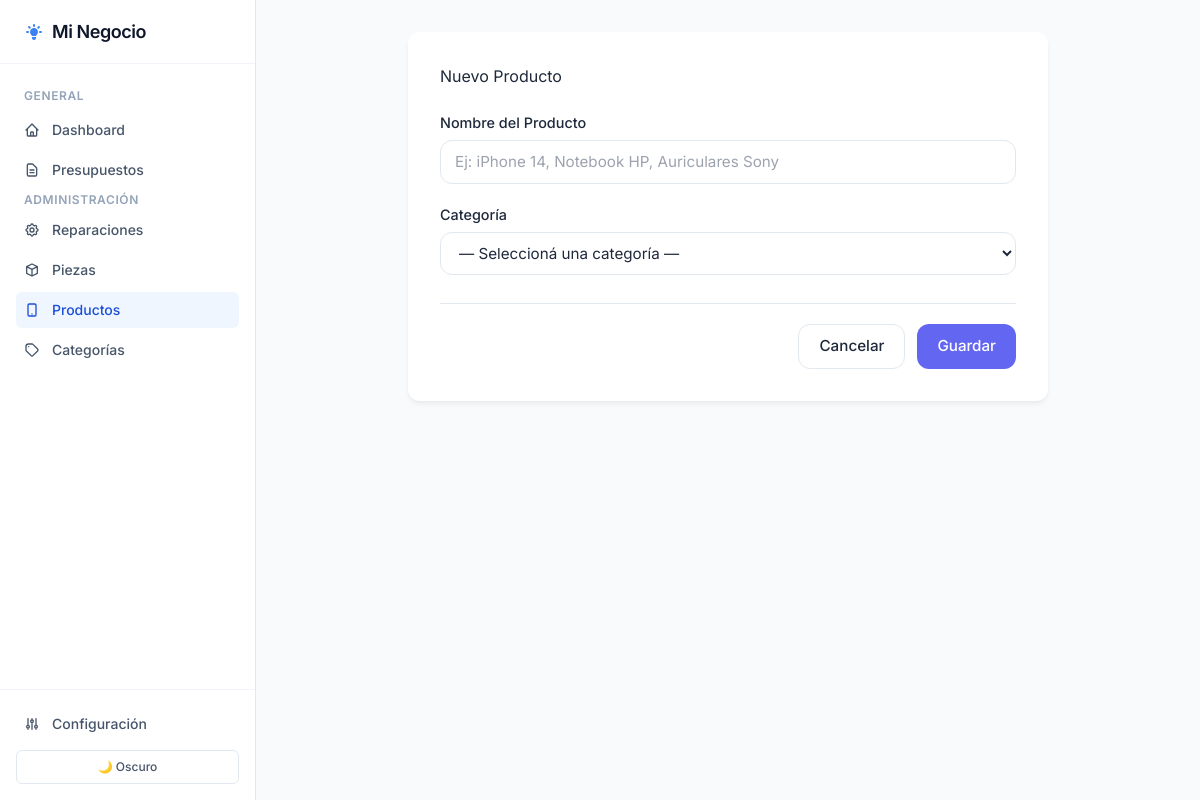
/productos/nuevo, run on the app's committed database.
### tables this page shows
CREATE TABLE configuracion (
                clave TEXT PRIMARY KEY,
                valor TEXT NOT NULL,
                descripcion TEXT
            );

### app.py (the view)
@app.route("/productos/nuevo")
def vista_producto_nuevo():
    conn = None
    try:
        conn = get_connection()
        cur = conn.cursor()
        cur.execute("SELECT id, nombre FROM categoria WHERE activo = 1 ORDER BY nombre")
        categorias = [dict(r) for r in cur.fetchall()]
        return render_template("productos/form.html", producto=None, categorias=categorias)
    finally:
        if conn:
            conn.close()

### app.py (called while the page is built)
def get_connection():
    conn = sqlite3.connect(DB_PATH)
    conn.row_factory = sqlite3.Row          # permite acceder columnas por nombre
    conn.execute("PRAGMA foreign_keys = ON")
    return conn

### templates/productos/form.html (shortened to what this page needs)
{% extends 'base.html' %}
{% set seccion = 'productos' %}
{% block content %}
<div class="form-container">
    <h2>{{ 'Editar Producto' if producto else 'Nuevo Producto' }}</h2>
    <form action="{{ '/productos/' + producto.id|string + '/actualizar' if producto else '/productos/crear' }}"
          method="POST" class="styled-form">
        <div class="form-group">
            <label for="nombre">Nombre del Producto</label>
            <input type="text" id="nombre" name="nombre"
                   value="{{ producto.nombre if producto else '' }}"
                   placeholder="Ej: iPhone 14, Notebook HP, Auriculares Sony"
                   required>
        </div>
        <div class="form-group">
            <label for="categoria_id">Categoría</label>
            <select id="categoria_id" name="categoria_id" required>
                <option value="">— Seleccioná una categoría —</option>
            </select>
        </div>
        <div class="form-actions">
            <a href="/productos" class="btn btn-outline">Cancelar</a>
            <button type="submit" class="btn btn-primary">
                {{ 'Actualizar' if producto else 'Guardar' }}
            </button>
        </div>
    </form>
</div>
{% endblock %}

### templates/base.html (shortened to what this page needs)
<!DOCTYPE html>
<html lang="es" data-theme="light">
<head>
    <script src="https://cdn.tailwindcss.com"></script>
    <link rel="stylesheet" href="{{ url_for('static', filename='style.css') }}">
</head>
<body class="bg-slate-50 text-slate-800 antialiased flex h-screen overflow-hidden font-sans selection:bg-blue-100 selection:text-blue-900 transition-colors duration-300 dark:bg-slate-900 dark:text-slate-100">
    <aside class="w-64 bg-white dark:bg-slate-950 border-r border-slate-200 dark:border-slate-800 flex flex-col flex-shrink-0 transition-colors duration-300">
        <div class="h-16 flex items-center px-6 border-b border-slate-100 dark:border-slate-800">
            <a href="/" class="flex items-center gap-2 text-slate-900 dark:text-white text-lg font-semibold tracking-tight hover:opacity-80 transition-opacity">
                {{ config_alias.negocio | default('Mi Negocio') }}
            </a>
        </div>
        <nav class="flex-1 px-4 py-6 overflow-y-auto space-y-1">
            <p class="px-2 text-xs font-semibold text-slate-400 dark:text-slate-500 uppercase tracking-wider mb-2">General</p>
            <a href="/" class="flex items-center gap-3 px-2 py-2 text-sm font-medium rounded-md transition-colors {% if seccion == 'dashboard' %}bg-blue-50 text-blue-700 dark:bg-blue-900/30 dark:text-blue-400{% else %}text-slate-600 hover:bg-slate-100 dark:text-slate-400 dark:hover:bg-slate-800 dark:hover:text-slate-200{% endif %}">
                <svg class="w-4 h-4" fill="none" stroke="currentColor" viewBox="0 0 24 24"><path stroke-linecap="round" stroke-linejoin="round" stroke-width="2" d="M3 12l2-2m0 0l7-7 7 7M5 10v10a1 1 0 001 1h3m10-11l2 2m-2-2v10a1 1 0 01-1 1h-3m-6 0a1 1 0 001-1v-4a1 1 0 011-1h2a1 1 0 011 1v4a1 1 0 001 1m-6 0h6"></path></svg>
                Dashboard
            </a>
            <a href="/presupuestos" class="flex items-center gap-3 px-2 py-2 text-sm font-medium rounded-md transition-colors {% if seccion == 'presupuestos' %}bg-blue-50 text-blue-700 dark:bg-blue-900/30 dark:text-blue-400{% else %}text-slate-600 hover:bg-slate-100 dark:text-slate-400 dark:hover:bg-slate-800 dark:hover:text-slate-200{% endif %}">
                <svg class="w-4 h-4" fill="none" stroke="currentColor" viewBox="0 0 24 24"><path stroke-linecap="round" stroke-linejoin="round" stroke-width="2" d="M9 12h6m-6 4h6m2 5H7a2 2 0 01-2-2V5a2 2 0 012-2h5.586a1 1 0 01.707.293l5.414 5.414a1 1 0 01.293.707V19a2 2 0 01-2 2z"></path></svg>
                Presupuestos
            </a>
            <p class="px-2 text-xs font-semibold text-slate-400 dark:text-slate-500 uppercase tracking-wider mt-6 mb-2">Administración</p>
            <a href="/tipos-reparacion" class="flex items-center gap-3 px-2 py-2 text-sm font-medium rounded-md transition-colors {% if seccion == 'reparaciones' %}bg-blue-50 text-blue-700 dark:bg-blue-900/30 dark:text-blue-400{% else %}text-slate-600 hover:bg-slate-100 dark:text-slate-400 dark:hover:bg-slate-800 dark:hover:text-slate-200{% endif %}">
                {{ config_alias.servicios | default('Servicios') }}
            </a>
            <a href="/piezas" class="flex items-center gap-3 px-2 py-2 text-sm font-medium rounded-md transition-colors {% if seccion == 'piezas' %}bg-blue-50 text-blue-700 dark:bg-blue-900/30 dark:text-blue-400{% else %}text-slate-600 hover:bg-slate-100 dark:text-slate-400 dark:hover:bg-slate-800 dark:hover:text-slate-200{% endif %}">
                <svg class="w-4 h-4" fill="none" stroke="currentColor" viewBox="0 0 24 24"><path stroke-linecap="round" stroke-linejoin="round" stroke-width="2" d="M20 7l-8-4-8 4m16 0l-8 4m8-4v10l-8 4m0-10L4 7m8 4v10M4 7v10l8 4"></path></svg>
                {{ config_alias.insumos | default('Insumos') }}
            </a>
            <a href="/productos" class="flex items-center gap-3 px-2 py-2 text-sm font-medium rounded-md transition-colors {% if seccion == 'productos' %}bg-blue-50 text-blue-700 dark:bg-blue-900/30 dark:text-blue-400{% else %}text-slate-600 hover:bg-slate-100 dark:text-slate-400 dark:hover:bg-slate-800 dark:hover:text-slate-200{% endif %}">
                <svg class="w-4 h-4" fill="none" stroke="currentColor" viewBox="0 0 24 24"><path stroke-linecap="round" stroke-linejoin="round" stroke-width="2" d="M12 18h.01M8 21h8a2 2 0 002-2V5a2 2 0 00-2-2H8a2 2 0 00-2 2v14a2 2 0 002 2z"></path></svg>
                {{ config_alias.proyectos | default('Proyectos') }}
            </a>
            <a href="/categorias" class="flex items-center gap-3 px-2 py-2 text-sm font-medium rounded-md transition-colors {% if seccion == 'categorias' %}bg-blue-50 text-blue-700 dark:bg-blue-900/30 dark:text-blue-400{% else %}text-slate-600 hover:bg-slate-100 dark:text-slate-400 dark:hover:bg-slate-800 dark:hover:text-slate-200{% endif %}">
                <svg class="w-4 h-4" fill="none" stroke="currentColor" viewBox="0 0 24 24"><path stroke-linecap="round" stroke-linejoin="round" stroke-width="2" d="M7 7h.01M7 3h5c.512 0 1.024.195 1.414.586l7 7a2 2 0 010 2.828l-7 7a2 2 0 01-2.828 0l-7-7A1.994 1.994 0 013 12V7a4 4 0 014-4z"></path></svg>
                Categorías
            </a>
        </nav>
        <div class="p-4 border-t border-slate-100 dark:border-slate-800">
            <a href="/configuracion" class="flex items-center gap-3 px-2 py-2 text-sm font-medium rounded-md text-slate-600 hover:bg-slate-100 dark:text-slate-400 dark:hover:bg-slate-800 dark:hover:text-slate-200 transition-colors">
                <svg class="w-4 h-4" fill="none" stroke="currentColor" viewBox="0 0 24 24"><path stroke-linecap="round" stroke-linejoin="round" stroke-width="2" d="M12 6V4m0 2a2 2 0 100 4m0-4a2 2 0 110 4m-6 8a2 2 0 100-4m0 4a2 2 0 110-4m0 4v2m0-6V4m6 6v10m6-2a2 2 0 100-4m0 4a2 2 0 110-4m0 4v2m0-6V4"></path></svg>
                Configuración
            </a>
            <button id="theme-toggle" class="mt-2 w-full flex justify-center items-center gap-2 px-2 py-2 text-xs font-medium rounded-md border border-slate-200 dark:border-slate-700 text-slate-600 dark:text-slate-400 hover:bg-slate-50 dark:hover:bg-slate-800 transition-colors">
                <span class="icon-dark inline dark:hidden">🌙 Oscuro</span>
            </button>
        </div>
    </aside>
    <main class="flex-1 flex flex-col overflow-y-auto">
        <div class="p-8 max-w-6xl mx-auto w-full">
            {% block content %}{% endblock %}
        </div>
    </main>
</body>
</html>

### static/style.css (style rules this page uses)
:root { --bg-color: #f4f7f6; --surface-color: #ffffff; --text-primary: #1e293b; --text-secondary: #64748b; --primary-color: #6366f1; --primary-hover: #4f46e5; --danger-color: #ef4444; --danger-hover: #dc2626; --success-color: #10b981; --warning-color: #f59e0b; --border-color: #e2e8f0; --sidebar-bg: #0f172a; --sidebar-text: #cbd5e1; --sidebar-hover: #1e293b; --sidebar-active: #38bdf8; --radius: 12px; --shadow: 0 4px 6px -1px rgba(0,0,0,.05), 0 2px 4px -1px rgba(0,0,0,.03); --shadow-lg: 0 10px 25px -3px rgba(0,0,0,.1), 0 4px 8px -2px rgba(0,0,0,.05); }
* { box-sizing: border-box; margin: 0; padding: 0; }
body { font-family: 'Inter', sans-serif; background-color: var(--bg-color); color: var(--text-primary); line-height: 1.6; transition: background-color 0.3s ease, color 0.3s ease; }
h1, h2, h3 { color: var(--text-primary); margin-bottom: 1rem; }
.btn { display: inline-flex; align-items: center; gap: 6px; padding: 10px 20px; border-radius: var(--radius); font-weight: 500; text-decoration: none; cursor: pointer; transition: all 0.2s; border: none; font-size: 0.95rem; font-family: inherit; }
.btn-primary { background-color: var(--primary-color); color: white; }
.btn-outline { background: transparent; border: 1px solid var(--border-color); color: var(--text-primary); }
.form-container { background: var(--surface-color); padding: 32px; border-radius: var(--radius); box-shadow: var(--shadow); max-width: 640px; margin: 0 auto; }
.form-container h2 { margin-bottom: 24px; }
.styled-form .form-group { margin-bottom: 20px; }
.styled-form label { display: block; font-weight: 500; margin-bottom: 6px; color: var(--text-primary); font-size: 0.9rem; }
.styled-form input[type="text"], .styled-form input[type="number"], .styled-form select, .styled-form textarea { width: 100%; padding: 10px 14px; border: 1px solid var(--border-color); border-radius: var(--radius); font-family: inherit; font-size: 0.95rem; transition: border-color 0.2s, box-shadow 0.2s; background: white; color: var(--text-primary); }
.styled-form select { cursor: pointer; }
.form-actions { display: flex; justify-content: flex-end; gap: 12px; margin-top: 28px; padding-top: 20px; border-top: 1px solid var(--border-color); }
.text-sm { font-size: 0.85rem; }

### data on the page
configuracion: negocio "Mi Negocio"
configuracion: servicios "Reparaciones"
configuracion: insumos "Piezas"
configuracion: proyectos "Productos"

### other printed values
{{ 'Editar Producto' if producto else 'Nuevo Producto' }} "Nuevo Producto"
{{ 'Actualizar' if producto else 'Guardar' }} "Guardar"
